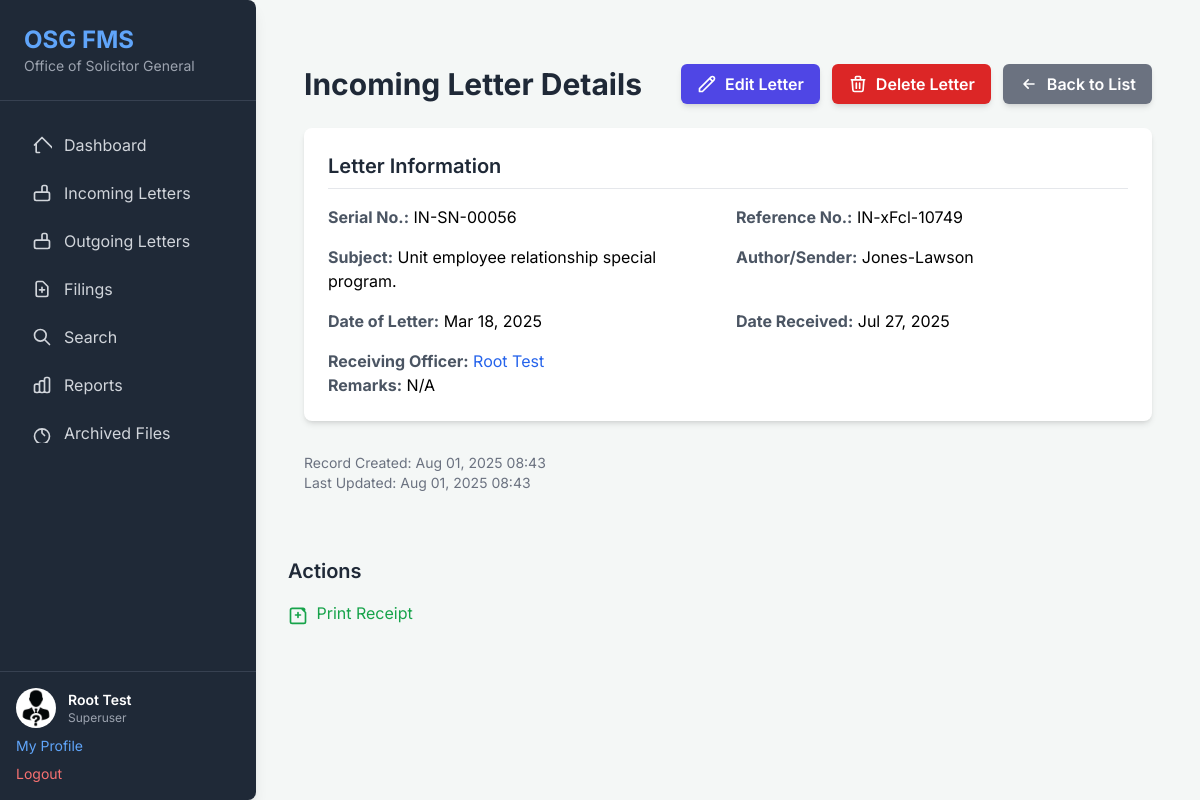
The app's page /file-manager/letters/incoming/58/ (signed in) with its own data.
### osg_project/file_manager_app/models.py (models this page shows, shortened)
class Profile(models.Model):
    ROLE_CHOICES = [
        ('officer', 'Officer'),
        ('superuser', 'Superuser'), # Renamed 'admin' to 'superuser' for clarity with Django's built-in concept
    ]
    user = models.OneToOneField(User, on_delete=models.CASCADE, related_name='profile',
                                help_text="The associated Django User account.")
    role = models.CharField(
        max_length=10,
        choices=ROLE_CHOICES,
        default='officer', # Default to 'officer' as most users will be officers
        help_text="The role of the user within the system (Officer or Superuser)."
    )
    employee_number = models.CharField(
        max_length=50,
        unique=True,
        help_text="Unique employee identification number."
    )
    profile_picture = models.ImageField(
        upload_to='profile_pics/',
        blank=True,
        null=True,
        help_text="Optional profile picture for the user."
    )
    class Meta:
        verbose_name = "User Profile"
        verbose_name_plural = "User Profiles"

class IncomingLetter(models.Model):
    received_date = models.DateField(
        default=timezone.now,
        verbose_name="Date Received",
        help_text="The date the letter was received by the office."
    )
    serial_number = models.CharField(
        max_length=50,
        unique=True, # Assuming serial number should be unique for incoming letters
        verbose_name="Serial No.",
        help_text="Unique serial number assigned upon receipt."
    )
    date_of_letter = models.DateField(
        verbose_name="Date of Letter",
        help_text="The date written on the letter itself."
    )
    reference = models.CharField(
        max_length=100,
        unique=True, # Assuming reference should be unique
        verbose_name="Reference No.",
        help_text="The reference number of the incoming letter."
    )
    subject = models.CharField(
        max_length=255,
        verbose_name="Subject",
        help_text="The subject line of the letter."
    )
    author = models.CharField(
        max_length=100,
        verbose_name="Author/Sender",
        help_text="The name of the person or entity who sent the letter."
    )
    receiving_officer = models.ForeignKey(
        User,
        on_delete=models.SET_NULL, # If user is deleted, set to null
        null=True,
        blank=True, # Allow to be blank initially if assigned later
        related_name='incoming_letters_received',
        verbose_name="Receiving Officer",
        help_text="The officer responsible for handling this letter."
    )
    remarks = models.TextField(
        verbose_name="Remarks",
        blank=True,
        help_text="Any additional remarks or notes about the letter."
    )
    scanned_copy = models.FileField(
        upload_to='incoming_letters_scans/',
        verbose_name="Scanned Copy (PDF)",
        blank=True,
        null=True,
        validators=[validate_pdf],
        help_text="Upload a scanned PDF copy of the incoming letter (Max 5MB)."
    )
    signed_by = models.ForeignKey(
        User,
        on_delete=models.SET_NULL,
        null=True,
        blank=True,
        related_name='incoming_letters_signed',
        help_text="The user who signed off on this letter's action."
    )
    signed_at = models.DateField(
        blank=True,
        null=True,
        help_text="Date the letter was signed off."
    )
    signature = models.ImageField(
        upload_to='signatures/',
        blank=True,
        null=True,
        help_text="Digital signature (if applicable)."
    )
    sender = models.CharField(
        max_length=255,
        blank=True,
        null=True,
        help_text="Full name or organization of the sender (redundant with author, but kept from example)."
    )
    is_actioned = models.BooleanField(
        default=False,
        help_text="Indicates if the letter has been actioned or processed."
    )
    created_at = models.DateTimeField(auto_now_add=True)
    updated_at = models.DateTimeField(auto_now=True)
    class Meta:
        verbose_name = "Incoming Letter"
        verbose_name_plural = "Incoming Letters"
        ordering = ['-received_date', '-serial_number']

### osg_project/file_manager_app/views.py (the view)
# urls.py: path('letters/incoming/<int:pk>/', views.incoming_letter_detail, name='incoming_letter_detail'),
@login_required
def incoming_letter_detail(request, pk):
    letter = get_object_or_404(IncomingLetter.objects.select_related('receiving_officer', 'signed_by'), pk=pk)
    context = {'incoming_letter': letter}
    return render(request, 'incoming_letters/incoming_letter_detail.html', context)

### osg_project/file_manager_app/templates/incoming_letters/incoming_letter_detail.html (shortened to what this page needs)
{% extends 'base.html' %}
{% block content %}
<div class="container mx-auto px-4 py-8">
    <div class="flex justify-between items-center mb-6">
        <h2 class="text-3xl font-bold text-gray-800">Incoming Letter Details</h2>
        <div class="flex space-x-3">
            <a href="{% url 'file_manager_app:incoming_letter_edit' incoming_letter.pk %}" class="bg-indigo-600 hover:bg-indigo-700 text-white font-semibold py-2 px-4 rounded-md shadow-md transition duration-150 ease-in-out flex items-center">
                <svg class="w-5 h-5 mr-2" fill="none" stroke="currentColor" viewBox="0 0 24 24" xmlns="http://www.w3.org/2000/svg"><path stroke-linecap="round" stroke-linejoin="round" stroke-width="2" d="M15.232 5.232l3.536 3.536m-2.036-5.036a2.5 2.5 0 113.536 3.536L6.5 21.036H3v-3.572L16.732 3.732z"></path></svg>
                Edit Letter
            </a>
            <a href="{% url 'file_manager_app:incoming_letter_confirm_delete' incoming_letter.pk %}" class="bg-red-600 hover:bg-red-700 text-white font-semibold py-2 px-4 rounded-md shadow-md transition duration-150 ease-in-out flex items-center">
                Delete Letter
            </a>
            <a href="{% url 'file_manager_app:incoming_letter_list' %}" class="bg-gray-500 hover:bg-gray-600 text-white font-semibold py-2 px-4 rounded-md shadow-md transition duration-150 ease-in-out flex items-center">
                <svg class="w-5 h-5 mr-2" fill="none" stroke="currentColor" viewBox="0 0 24 24" xmlns="http://www.w3.org/2000/svg"><path stroke-linecap="round" stroke-linejoin="round" stroke-width="2" d="M11 17l-5-5m0 0l5-5m-5 5h12"></path></svg>
                Back to List
            </a>
        </div>
    </div>
    <div class="bg-white shadow-md rounded-lg p-6 mb-8">
        <h3 class="text-xl font-semibold text-gray-800 mb-4 border-b pb-2">Letter Information</h3>
        <div class="grid grid-cols-1 md:grid-cols-2 gap-4">
            <div><strong class="text-gray-600">Serial No.:</strong> {{ incoming_letter.serial_number }}</div>
            <div><strong class="text-gray-600">Reference No.:</strong> {{ incoming_letter.reference }}</div>
            <div><strong class="text-gray-600">Subject:</strong> {{ incoming_letter.subject }}</div>
            <div><strong class="text-gray-600">Author/Sender:</strong> {{ incoming_letter.author }}</div>
            <div><strong class="text-gray-600">Date of Letter:</strong> {{ incoming_letter.date_of_letter|date:"M d, Y" }}</div>
            <div><strong class="text-gray-600">Date Received:</strong> {{ incoming_letter.received_date|date:"M d, Y " }}</div>
            <div><strong class="text-gray-600">Receiving Officer:</strong>
                {% if incoming_letter.receiving_officer %}
                    <a href="{% url 'file_manager_app:user_detail' incoming_letter.receiving_officer.pk %}" class="text-blue-600 hover:underline">
                        {{ incoming_letter.receiving_officer.first_name }} {{ incoming_letter.receiving_officer.last_name }}
                    </a>
                {% else %}
                    N/A
                {% endif %}
            </div>
            </div>
            <div class="md:col-span-2"><strong class="text-gray-600">Remarks:</strong> {{ incoming_letter.remarks|default:"N/A" }}</div>
        </div>
        <div class="mt-6 text-sm text-gray-500">
            <p>Record Created: {{ incoming_letter.created_at|date:"M d, Y H:i" }}</p>
            <p>Last Updated: {{ incoming_letter.updated_at|date:"M d, Y H:i" }}</p>
        </div>
    </div>
    <div class="mt-8">
        <h3 class="text-xl font-semibold text-gray-800 mb-4">Actions</h3>
        <a href="{% url 'file_manager_app:incoming_letter_print_and_move' incoming_letter.pk %}" class="text-green-600 hover:text-green-900 mr-4">
            <svg class="w-5 h-5 inline-block mr-1" fill="none" stroke="currentColor" viewBox="0 0 24 24" xmlns="http://www.w3.org/2000/svg"><path stroke-linecap="round" stroke-linejoin="round" stroke-width="2" d="M9 12h6m-3-3v6m8-9a2 2 0 00-2-2H5a2 2 0 00-2 2v14a2 2 0 002 2h14a2 2 0 002-2V9l-4-4z"></path></svg>
            Print Receipt
        </a>
    </div>
{% endblock %}

### osg_project/file_manager_app/templates/base.html (shortened to what this page needs)
<!DOCTYPE html>
<html lang="en">
<head>
    <script src="https://cdn.tailwindcss.com"></script>
</head>
<body class="flex min-h-screen">
    <aside class="w-64 bg-gray-800 text-white flex flex-col shadow-lg rounded-r-lg">
        <div class="p-6 border-b border-gray-700">
            <h1 class="text-2xl font-bold text-blue-400">OSG FMS</h1>
            <p class="text-sm text-gray-400">Office of Solicitor General</p>
        </div>
        <nav class="flex-1 px-4 py-6 space-y-2">
            <a href="{% url 'file_manager_app:dashboard' %}" class="flex items-center px-4 py-2 rounded-md text-gray-300 hover:bg-gray-700 hover:text-white transition duration-150 ease-in-out">
                Dashboard
            </a>
            <a href="{% url 'file_manager_app:incoming_letter_list' %}" class="flex items-center px-4 py-2 rounded-md text-gray-300 hover:bg-gray-700 hover:text-white transition duration-150 ease-in-out">
                <svg class="w-5 h-5 mr-3" fill="none" stroke="currentColor" viewBox="0 0 24 24" xmlns="http://www.w3.org/2000/svg"><path stroke-linecap="round" stroke-linejoin="round" stroke-width="2" d="M19 11H5m14 0a2 2 0 012 2v6a2 2 0 01-2 2H5a2 2 0 01-2-2v-6a2 2 0 012-2m7 0V5a2 2 0 012-2h2a2 2 0 012 2v6m-6 0h-2"></path></svg>
                Incoming Letters
            </a>
            <a href="{% url 'file_manager_app:outgoing_letter_list' %}" class="flex items-center px-4 py-2 rounded-md text-gray-300 hover:bg-gray-700 hover:text-white transition duration-150 ease-in-out">
                <svg class="w-5 h-5 mr-3" fill="none" stroke="currentColor" viewBox="0 0 24 24" xmlns="http://www.w3.org/2000/svg"><path stroke-linecap="round" stroke-linejoin="round" stroke-width="2" d="M19 11H5m14 0a2 2 0 012 2v6a2 2 0 01-2 2H5a2 2 0 01-2-2v-6a2 2 0 012-2m7 0V5a2 2 0 012-2h2a2 2 0 012 2v6m-6 0h-2"></path></svg>
                Outgoing Letters
            </a>
            <a href="{% url 'file_manager_app:filing_list' %}" class="flex items-center px-4 py-2 rounded-md text-gray-300 hover:bg-gray-700 hover:text-white transition duration-150 ease-in-out">
                <svg class="w-5 h-5 mr-3" fill="none" stroke="currentColor" viewBox="0 0 24 24" xmlns="http://www.w3.org/2000/svg"><path stroke-linecap="round" stroke-linejoin="round" stroke-width="2" d="M9 13h6m-3-3v6m5 5H7a2 2 0 01-2-2V5a2 2 0 012-2h5.586a1 1 0 01.707.293l5.414 5.414a1 1 0 01.293.707V19a2 2 0 01-2 2z"></path></svg>
                Filings
            </a>
            <a href="{% url 'file_manager_app:search_results' %}" class="flex items-center px-4 py-2 rounded-md text-gray-300 hover:bg-gray-700 hover:text-white transition duration-150 ease-in-out">
                <svg class="w-5 h-5 mr-3" fill="none" stroke="currentColor" viewBox="0 0 24 24" xmlns="http://www.w3.org/2000/svg"><path stroke-linecap="round" stroke-linejoin="round" stroke-width="2" d="M21 21l-6-6m2-5a7 7 0 11-14 0 7 7 0 0114 0z"></path></svg>
                Search
            </a>
            <a href="{% url 'file_manager_app:report_dashboard' %}" class="flex items-center px-4 py-2 rounded-md text-gray-300 hover:bg-gray-700 hover:text-white transition duration-150 ease-in-out">
                Reports
            </a>
            <a href="{% url 'file_manager_app:archived_files_list' %}" class="flex items-center px-4 py-2 rounded-md text-gray-300 hover:bg-gray-700 hover:text-white transition duration-150 ease-in-out">
                <svg class="w-5 h-5 mr-3" fill="none" stroke="currentColor" viewBox="0 0 24 24" xmlns="http://www.w3.org/2000/svg"><path stroke-linecap="round" stroke-linejoin="round" stroke-width="2" d="M12 8v4l3 3m6 1a9 9 0 11-18 0 9 9 0 0118 0z"></path></svg>
                Archived Files
            </a>
        </nav>
        <div class="p-4 border-t border-gray-700">
            {% if user.is_authenticated %}
            <div class="flex items-center mb-2">
                {% if user.profile.profile_picture %}
                    <img src="{{ user.profile.profile_picture.url }}" alt="Profile Picture" class="w-10 h-10 rounded-full mr-3 object-cover">
                {% else %}
                    <div class="w-10 h-10 rounded-full bg-blue-500 flex items-center justify-center text-white text-lg font-bold mr-3">
                        {{ user.first_name|first|upper }}{{ user.last_name|first|upper }}
                    </div>
                {% endif %}
                <div>
                    <p class="text-sm font-semibold">{{ user.first_name }} {{ user.last_name }}</p>
                    <p class="text-xs text-gray-400">{{ user.profile.get_role_display }}</p>
                </div>
            </div>
            <a href="{% url 'file_manager_app:profile_detail' %}" class="block text-sm text-blue-400 hover:text-blue-300 mb-2">My Profile</a>
            <a href="{% url 'file_manager_app:logout' %}" class="block text-sm text-red-400 hover:text-red-300">Logout</a>
            {% else %}
            <p class="text-sm text-gray-400 mb-2">Welcome, Guest!</p>
            <a href="{% url 'file_manager_app:login' %}" class="block text-sm text-blue-400 hover:text-blue-300">Login</a>
            <a href="{% url 'file_manager_app:register' %}" class="block text-sm text-green-400 hover:text-green-300 mt-1">Register</a>
            {% endif %}
        </div>
    </aside>
    <main class="flex-1 p-8 overflow-y-auto">
        {% block content %}{% endblock %}
    </main>
</body>
</html>

### osg_project/file_manager_app/templates/base.html (style rules this page uses)
body { font-family: 'Inter', sans-serif; background-color: #f4f7f6; }

### records on screen
IncomingLetter: serial_number "IN-SN-00056", reference "IN-xFcl-10749", subject "Unit employee relationship special program.", author "Jones-Lawson", date_of_letter "Mar 18, 2025", received_date "Jul 27, 2025", receiving_officer.first_name "Root", receiving_officer.last_name "Test", remarks "N/A", created_at "Aug 01, 2025 08:43", updated_at "Aug 01, 2025 08:43"

### other values on screen
{{ user.first_name }} "Root"
{{ user.last_name }} "Test"
{{ user.profile.get_role_display }} "Superuser"
